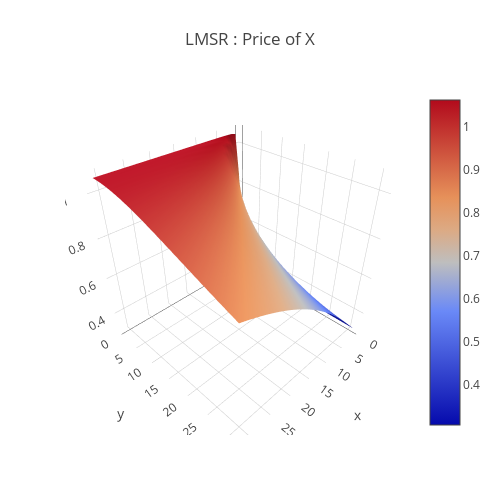

Notebook source saved alongside this figure:
### Code cell
a = 0.5
data = [
    go.Surface(
        z=price_function(x,y,a)
    )
]
layout = go.Layout(
    title='LMSR : Price of X',
    autosize=False,
    width=500,
    height=500,
    margin=dict(
        l=65,
        r=50,
        b=65,
        t=90
    )
)
fig = go.Figure(data=data, layout=layout)
URL = plotly.offline.iplot(fig, filename='Costfunction-3d-surface.html')

### Figure 1 — Plotly figure (JSON) as saved in the notebook; plotly's stock layout.template omitted (floating-point values rounded to 4 significant figures; data arrays with more than 128 entries replaced by an {"elided": "..."} marker saying what was removed)
{"data": [{"type": "surface", "uid": "b29a2420-f211-482c-9e49-9191af7e9a23", "z": {"elided": "32x32 float values"}}], "layout": {"autosize": false, "height": 500, "margin": {"b": 65, "l": 65, "r": 50, "t": 90}, "title": {"text": "LMSR : Price of X"}, "width": 500}}
